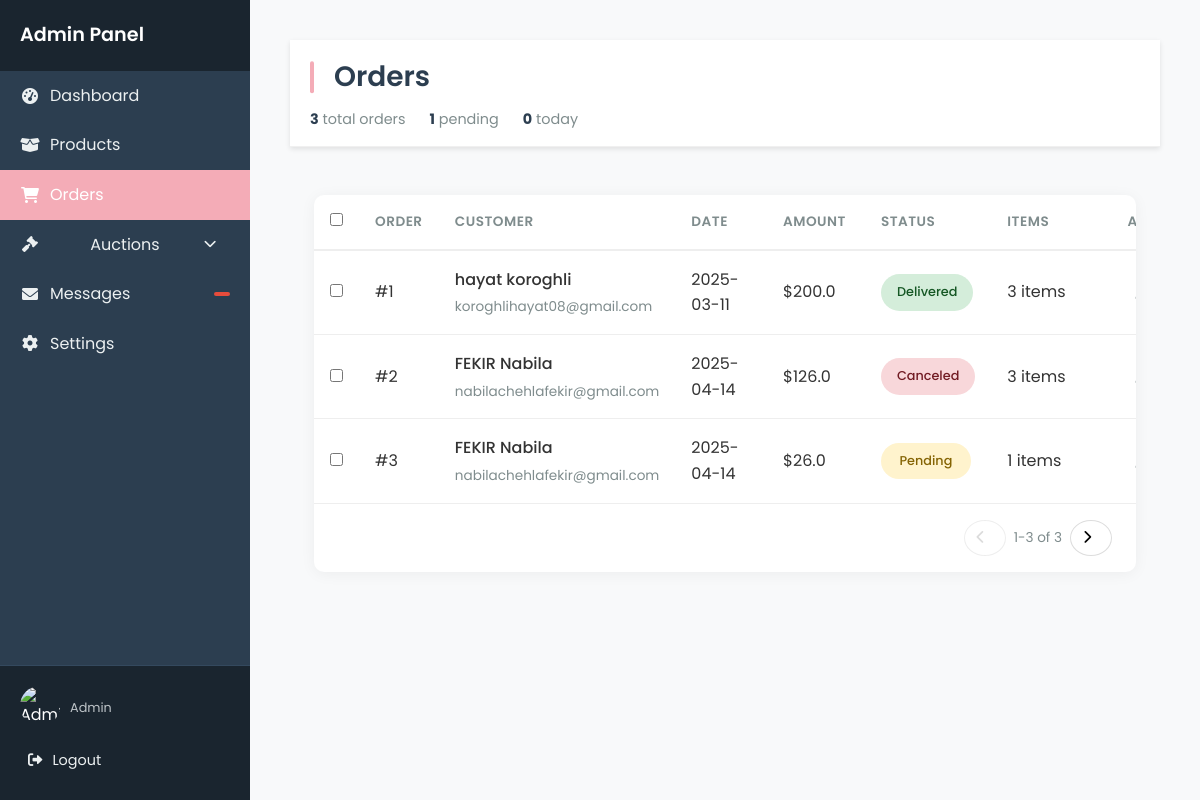
Page /admin/orders on the committed database.
### tables this page shows
CREATE TABLE users (
            id INTEGER PRIMARY KEY AUTOINCREMENT,
            FirstName TEXT NOT NULL,
            LastName TEXT NOT NULL,
            Email TEXT UNIQUE NOT NULL,
            phoneNum TEXT NOT NULL,
            password TEXT NOT NULL, 
            is_admin INTEGER NOT NULL DEFAULT 0 CHECK(is_admin IN (0,1))  
        );

CREATE TABLE commande (
            id INTEGER PRIMARY KEY AUTOINCREMENT,
            user_id INTEGER NOT NULL,
            address TEXT NOT NULL,
            delivery_option TEXT NOT NULL,
            delivery_cost REAL NOT NULL,
            total_amount REAL NOT NULL,
            order_date TIMESTAMP DEFAULT CURRENT_TIMESTAMP,
            status TEXT NOT NULL DEFAULT 'pending' CHECK(status IN ('pending', 'delivered', 'canceled')),
            FOREIGN KEY (user_id) REFERENCES users(id)
);

### app.py (the view)
@app.route("/admin/orders")
def admin_orders():
    cursor = get_db()
    orders = cursor.execute(
        """
        SELECT
            commande.id as order_id,
            commande.user_id,
            users.FirstName,
            users.LastName,
            users.Email,
            commande.address,
            commande.delivery_option,
            commande.delivery_cost,
            commande.total_amount,
            commande.order_date,
            commande.status,
            commande_items.product_id,
            products.name as product_name,
            commande_items.quantity,
            commande_items.price_per_unit
        FROM commande
        JOIN users ON commande.user_id = users.id
        JOIN commande_items ON commande.id = commande_items.commande_id
        JOIN products ON commande_items.product_id = products.id
        """
    ).fetchall()
    pending_count = 0
    today_count = 0
    today = datetime.now().date()
    orders_dict = {}
    for order in orders:
        order_id = order["order_id"]
        if order_id not in orders_dict:
            orders_dict[order_id] = {
                "user_id": order["user_id"],
                "FirstName": order["FirstName"],
                "LastName": order["LastName"],
                "Email": order["Email"],
                "address": order["address"],
                "delivery_option": order["delivery_option"],
                "delivery_cost": order["delivery_cost"],
                "total_amount": order["total_amount"],
                "order_date": (
                    datetime.strptime(order["order_date"], "%Y-%m-%d %H:%M:%S").date()
                    if isinstance(order["order_date"], str)
                    else order["order_date"]
                ),
                "status": order["status"],
                "order_items": [],
            }
            if order["status"].lower() == "pending":
                pending_count += 1
            order_date = orders_dict[order_id]["order_date"]
            if isinstance(order_date, str):
                order_date = datetime.strptime(order_date, "%Y-%m-%d %H:%M:%S").date()
            if order_date == today:
                today_count += 1
        orders_dict[order_id]["order_items"].append(
            {
                "product_id": order["product_id"],
                "product_name": order["product_name"],
                "quantity": order["quantity"],
                "price_per_unit": order["price_per_unit"],
            }
        )
    cursor.close()
    return render_template(
        "admin_orders.html",
        orders=orders_dict,
        total_orders=len(orders_dict),
        pending_orders=pending_count,
        today_orders=today_count,
    )

### app.py (called while the page is built)
def get_db():
    conn = sqlite3.connect("database.db")
    conn.row_factory = sqlite3.Row
    return conn

### templates/admin_orders.html (shortened to what this page needs)
<!DOCTYPE html>
<html lang="en">
<head>
    <link rel="stylesheet" href="https://cdnjs.cloudflare.com/ajax/libs/font-awesome/6.0.0/css/all.min.css">
    <link rel="stylesheet" href="{{ url_for('static', filename='admin_orders.css') }}">
    <link rel="stylesheet" href="{{ url_for('static', filename='navbar.css') }}">
</head>
<body>
    <div class="admin-container">
<aside class="sidebar">
    <div class="sidebar-header">
        <h2>Admin Panel</h2>
    </div>
    <ul class="sidebar-menu">
        <li >
            <a href="{{ url_for('home_admin') }}">
                <i class="fas fa-tachometer-alt"></i>
                <span>Dashboard</span>
            </a>
        </li>
        <li >
            <a href="{{ url_for('gestion_produits') }}">
                <i class="fas fa-box-open"></i>
                <span>Products</span>
            </a>
        </li>
        <li class="active">
            <a href="{{ url_for('admin_orders') }}" >
                <i class="fas fa-shopping-cart"></i>
                <span>Orders</span>
            </a>
        </li>
        <li class="has-submenu">
            <a href="#" class="submenu-toggle">
                <i class="fas fa-gavel"></i>
                <span>Auctions</span>
                <i class="fas fa-chevron-down dropdown-icon"></i>
            </a>
        </li>
        <li>
            <a href="{{ url_for('admin_messages') }}">
                <i class="fas fa-envelope"></i>
                <span>Messages</span>
                <span class="badge">{{ message_count }}</span>
            </a>
        </li>
        <li>
            <a href="#">
                <i class="fas fa-cog"></i>
                <span>Settings</span>
            </a>
        </li>
    </ul>
    <div class="sidebar-footer">
        <div class="user-profile">
            <img src="{{ url_for('static', filename='img/admin-avatar.jpg') }}" alt="Admin" />
            <div class="user-info">
                <small>Admin</small>
            </div>
        </div>
        <a href="{{ url_for('logout') }}" class="logout-btn">
            <i class="fas fa-sign-out-alt"></i>
            <span>Logout</span>
        </a>
    </div>
</aside>
<div class="main-content-area">
    <div class="content-wrapper">
        <div class="content-wrapper">
            <header class="main-header">
                <div class="header-title">
                    <h1>Orders</h1>
                    <div class="order-summary">
                        <span class="summary-item"><strong>{{ total_orders }}</strong> total orders</span>
                        <span class="summary-item"><strong>{{ pending_orders }}</strong> pending</span>
                        <span class="summary-item"><strong>{{ today_orders }}</strong> today</span>
                    </div>
                </div>
            </header>
            <main class="main-content">
                <div class="orders-container">
                    <div class="table-responsive">
                        <table class="orders-table">
                            <thead>
                                <tr>
                                    <th width="40px"><input type="checkbox"></th>
                                    <th width="80px">Order</th>
                                    <th width="120px">Customer</th>
                                    <th width="100px">Date</th>
                                    <th width="100px">Amount</th>
                                    <th width="100px">Status</th>
                                    <th width="150px">Items</th>
                                    <th width="120px">Actions</th>
                                </tr>
                            </thead>
                            <tbody>
                                {% for order_id, order in orders.items() %}
                                <tr>
                                    <td><input type="checkbox"></td>
                                    <td>#{{ order_id }}</td>
                                    <td>
                                        <div class="customer-cell">
                                            <div class="customer-name">{{ order.FirstName }} {{ order.LastName }}</div>
                                            <div class="customer-email">{{ order.Email }}</div>
                                        </div>
                                    </td>
                                    <td>{{ order.order_date }}</td>
                                    <td>${{ order.total_amount }}</td>
                                    <td>
                                        <span class="status-badge status-{{ order.status }}">
                                            {{ order.status|capitalize }}
                                        </span>
                                    </td>
                                    <td>
                                        <div class="order-items-collapsed">
                                            {{ order.order_items|length }} items
                                        </div>
                                    </td>
                                    <td>
                                        <div class="action-buttons">
                                            <button class="btn quick-edit" title="Quick Edit">
                                            </button>
                                        </div>
                                    </td>
                                </tr>
                                {% endfor %}
                            </tbody>
                        </table>
                    </div>
                    <div class="table-footer">
                        <div class="table-pagination">
                            <button class="btn pagination-btn" disabled>
                                <i class="fas fa-chevron-left"></i>
                            </button>
                            <span class="page-info">1-{{ orders|length }} of {{ orders|length }}</span>
                            <button class="btn pagination-btn">
                                <i class="fas fa-chevron-right"></i>
                            </button>
                        </div>
                    </div>
                </div>
            </main>
        </div>
    </div>
</div>
</div>
</body>
</html>

### static/admin_orders.css (style rules this page uses)
* { margin: 0; padding: 0; box-sizing: border-box; }
html, body { height: 100%; font-family: 'Poppins', sans-serif; color: #333; background-color: #f8f9fa; line-height: 1.6; }
.admin-container { display: flex; min-height: 100vh; position: relative; }
.main-content-area { flex: 1; margin-left: 250px; width: calc(100% - 250px); max-width: 1400px; padding: 0; margin-right: auto; margin-left: auto; }
.content-wrapper { padding: 1.5rem 2rem; width: 100%; }
.main-header { background: white; padding: 1.25rem 2rem; border-bottom: 1px solid #f0f0f0; display: flex; justify-content: space-between; align-items: center; position: sticky; top: 0; z-index: 100; box-shadow: 0 2px 10px rgba(0, 0, 0, 0.05); }
.header-title h1 { font-size: 1.75rem; color: #2c3e50; margin: 0; font-weight: 600; position: relative; padding-left: 1.5rem; }
.header-title h1::before { content: ""; position: absolute; left: 0; top: 50%; transform: translateY(-50%); height: 70%; width: 4px; background: #f4acb7; border-radius: 2px; }
.order-summary { display: flex; gap: 1.5rem; margin-top: 0.5rem; }
.summary-item { font-size: 0.9rem; color: #7f8c8d; }
.summary-item strong { color: #2c3e50; }
.btn { display: inline-flex; align-items: center; justify-content: center; padding: 0.6rem 1.25rem; border-radius: 6px; font-family: 'Poppins', sans-serif; font-weight: 500; font-size: 0.85rem; cursor: pointer; transition: all 0.2s; border: none; }
.btn i { margin-right: 0.5rem; }
.orders-container { background-color: white; border-radius: 10px; box-shadow: 0 2px 15px rgba(0, 0, 0, 0.05); overflow: hidden; margin-top: 1.5rem; width: 100%; }
.table-responsive { width: 100%; overflow-x: auto; }
.orders-table { width: 100%; min-width: 1000px; border-collapse: collapse; }
.orders-table th { padding: 1rem 1.25rem; text-align: left; color: #7f8c8d; font-weight: 600; font-size: 0.85rem; text-transform: uppercase; letter-spacing: 0.5px; border-bottom: 2px solid #eee; }
.orders-table td { padding: 1.25rem; border-bottom: 1px solid #eee; vertical-align: middle; }
.orders-table tr:last-child td { border-bottom: none; }
.customer-cell { display: flex; flex-direction: column; }
.customer-name { font-weight: 500; margin-bottom: 0.25rem; }
.customer-email { font-size: 0.85rem; color: #7f8c8d; }
.status-badge { display: inline-block; padding: 0.5rem 1rem; border-radius: 20px; font-size: 0.8rem; font-weight: 500; text-align: center; min-width: 90px; }
.status-pending { background-color: #fff3cd; color: #856404; }
.status-delivered { background-color: #d4edda; color: #155724; }
.status-canceled { background-color: #f8d7da; color: #721c24; }
.order-items-collapsed { position: relative; cursor: pointer; display: inline-block; }
.action-buttons { display: flex; gap: 0.75rem; align-items: center; }
.quick-edit { background: none; border: none; color: #7f8c8d; cursor: pointer; font-size: 0.9rem; padding: 0.5rem; border-radius: 4px; transition: all 0.2s; }
.table-footer { padding: 1rem 1.5rem; border-top: 1px solid #eee; display: flex; justify-content: flex-end; }
.table-pagination { display: flex; gap: 0.5rem; align-items: center; }
.pagination-btn { width: 36px; height: 36px; border-radius: 50%; background: none; border: 1px solid #ddd; cursor: pointer; display: flex; align-items: center; justify-content: center; transition: all 0.2s; }
.pagination-btn:disabled { opacity: 0.5; cursor: not-allowed; }
.page-info { font-size: 0.85rem; color: #7f8c8d; }
@media (max-width: 1200px) { .main-header { padding: 1.25rem; } }
@media (max-width: 1200px) { .main-content { padding: 1.5rem; } }
@media (max-width: 1200px) { .orders-table th, .orders-table td { padding: 1rem; } }

### rows in the picture
users: FirstName "hayat", LastName "koroghli", Email "koroghlihayat08@gmail.com"
commande: total_amount "200.0", status "Delivered"
users: FirstName "FEKIR" "FEKIR", LastName "Nabila" "Nabila", Email "nabilachehlafekir@gmail.com" "nabilachehlafekir@gmail.com"
commande: total_amount "126.0", status "Canceled"
commande: total_amount "26.0", status "Pending"

### other values in the picture
{{ total_orders }} "3"
{{ pending_orders }} "1"
{{ today_orders }} "0"
{{ order_id }} "1" "2" "3"
{{ order.order_date }} "2025-03-11" "2025-04-14" "2025-04-14"
{{ order.order_items|length }} "3" "3" "1"
{{ orders|length }} "3"
